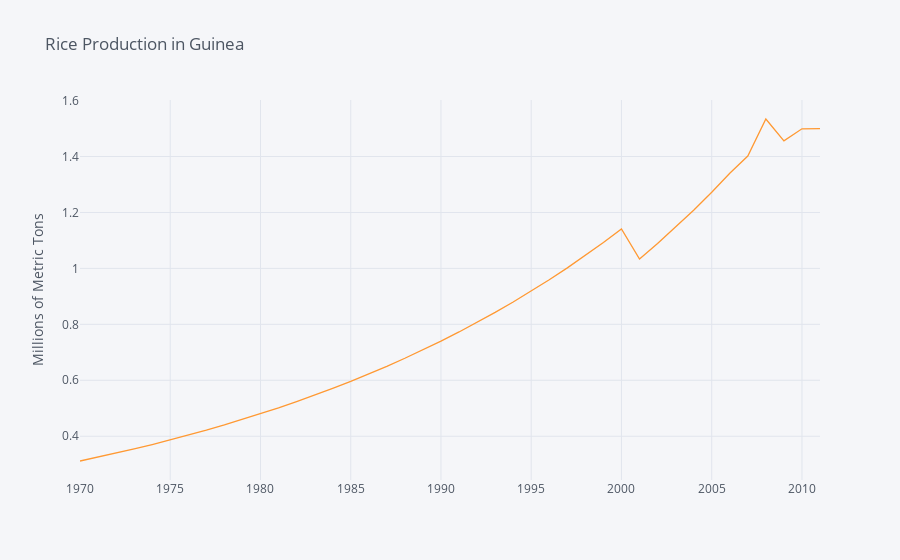

Notebook source saved alongside this figure:
### Code cell
#Guinea Rice Production
guinea = pd.read_csv("guinearice.csv", index_col = 0)
guinea.index = pd.to_datetime(guinea.index)
iplot(guinea.iplot(title="Rice Production in Guinea", yTitle = "Millions of Metric Tons", asFigure=True))

### Figure 1 — Plotly figure (JSON) as saved in the notebook; plotly's stock layout.template omitted (floating-point values rounded to 4 significant figures)
{"data": [{"line": {"color": "rgba(255, 153, 51, 1.0)", "dash": "solid", "shape": "linear", "width": 1.3}, "mode": "lines", "name": "guinearice", "text": "", "type": "scatter", "x": ["1970-01-01", "1971-01-01", "1972-01-01", "1973-01-01", "1974-01-01", "1975-01-01", "1976-01-01", "1977-01-01", "1978-01-01", "1979-01-01", "1980-01-01", "1981-01-01", "1982-01-01", "1983-01-01", "1984-01-01", "1985-01-01", "1986-01-01", "1987-01-01", "1988-01-01", "1989-01-01", "1990-01-01", "1991-01-01", "1992-01-01", "1993-01-01", "1994-01-01", "1995-01-01", "1996-01-01", "1997-01-01", "1998-01-01", "1999-01-01", "2000-01-01", "2001-01-01", "2002-01-01", "2003-01-01", "2004-01-01", "2005-01-01", "2006-01-01", "2007-01-01", "2008-01-01", "2009-01-01", "2010-01-01", "2011-01-01"], "y": [0.3114, 0.3252, 0.3396, 0.3546, 0.3703, 0.3866, 0.4037, 0.4216, 0.4402, 0.4597, 0.4801, 0.5013, 0.5235, 0.5466, 0.5708, 0.596, 0.6224, 0.6499, 0.6787, 0.7087, 0.74, 0.7728, 0.8069, 0.8426, 0.8799, 0.9188, 0.9595, 1.002, 1.046, 1.092, 1.141, 1.034, 1.089, 1.147, 1.208, 1.272, 1.34, 1.402, 1.534, 1.456, 1.499, 1.5]}], "layout": {"legend": {"bgcolor": "#F5F6F9", "font": {"color": "#4D5663"}}, "paper_bgcolor": "#F5F6F9", "plot_bgcolor": "#F5F6F9", "title": {"font": {"color": "#4D5663"}, "text": "Rice Production in Guinea"}, "xaxis": {"gridcolor": "#E1E5ED", "showgrid": true, "tickfont": {"color": "#4D5663"}, "title": {"font": {"color": "#4D5663"}, "text": ""}, "zerolinecolor": "#E1E5ED"}, "yaxis": {"gridcolor": "#E1E5ED", "showgrid": true, "tickfont": {"color": "#4D5663"}, "title": {"font": {"color": "#4D5663"}, "text": "Millions of Metric Tons"}, "zerolinecolor": "#E1E5ED"}}}
